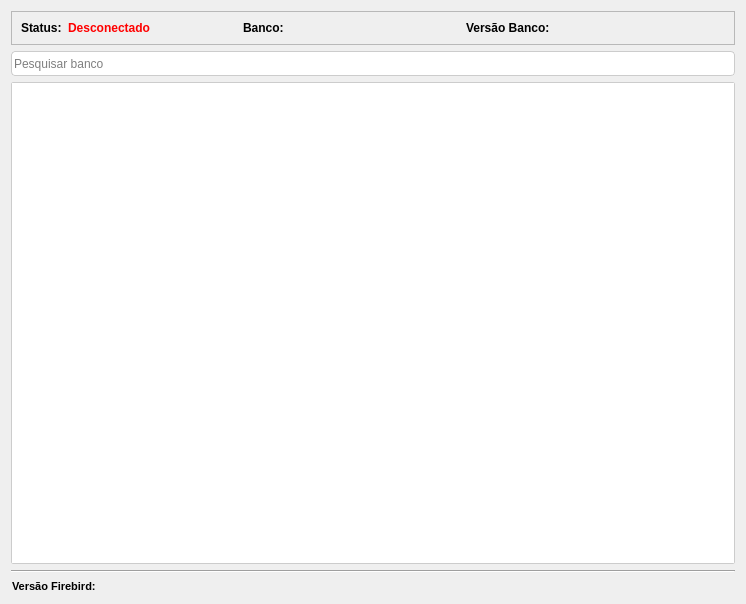
<?xml version="1.0" encoding="UTF-8"?>
<ui version="4.0">
 <class>ManageDatabaseScreen</class>
 <widget class="QWidget" name="ManageDatabaseScreen">
  <property name="geometry">
   <rect>
    <x>0</x>
    <y>0</y>
    <width>746</width>
    <height>604</height>
   </rect>
  </property>
  <property name="windowTitle">
   <string>Administrar Bancos</string>
  </property>
  <layout class="QGridLayout" name="gridLayout">
   <item row="0" column="0">
    <widget class="QFrame" name="headerFrame">
     <property name="font">
      <font>
       <family>Arial</family>
      </font>
     </property>
     <property name="frameShape">
      <enum>QFrame::StyledPanel</enum>
     </property>
     <property name="frameShadow">
      <enum>QFrame::Raised</enum>
     </property>
     <layout class="QGridLayout" name="gridLayout_3">
      <item row="0" column="0">
       <widget class="QLabel" name="lblStatus">
        <property name="sizePolicy">
         <sizepolicy hsizetype="Fixed" vsizetype="Preferred">
          <horstretch>0</horstretch>
          <verstretch>0</verstretch>
         </sizepolicy>
        </property>
        <property name="font">
         <font>
          <family>Arial</family>
          <pointsize>9</pointsize>
          <weight>75</weight>
          <bold>true</bold>
          <underline>false</underline>
          <strikeout>false</strikeout>
          <stylestrategy>PreferDefault</stylestrategy>
          <kerning>false</kerning>
         </font>
        </property>
        <property name="text">
         <string>Status:</string>
        </property>
       </widget>
      </item>
      <item row="0" column="2">
       <widget class="QLabel" name="lblDatabase">
        <property name="sizePolicy">
         <sizepolicy hsizetype="Fixed" vsizetype="Preferred">
          <horstretch>0</horstretch>
          <verstretch>0</verstretch>
         </sizepolicy>
        </property>
        <property name="font">
         <font>
          <family>Arial</family>
          <pointsize>9</pointsize>
          <weight>75</weight>
          <bold>true</bold>
         </font>
        </property>
        <property name="text">
         <string>Banco:</string>
        </property>
       </widget>
      </item>
      <item row="0" column="4">
       <widget class="QLabel" name="lblDatabaseV">
        <property name="sizePolicy">
         <sizepolicy hsizetype="Fixed" vsizetype="Preferred">
          <horstretch>0</horstretch>
          <verstretch>0</verstretch>
         </sizepolicy>
        </property>
        <property name="font">
         <font>
          <family>Arial</family>
          <pointsize>9</pointsize>
          <weight>75</weight>
          <bold>true</bold>
         </font>
        </property>
        <property name="text">
         <string>Versão Banco:</string>
        </property>
       </widget>
      </item>
      <item row="0" column="3">
       <widget class="QLabel" name="lblDatabaseConnected">
        <property name="font">
         <font>
          <family>Arial</family>
          <weight>50</weight>
          <bold>false</bold>
         </font>
        </property>
        <property name="text">
         <string/>
        </property>
       </widget>
      </item>
      <item row="0" column="1">
       <widget class="QLabel" name="lblConnectionStatus">
        <property name="font">
         <font>
          <family>Arial</family>
          <weight>75</weight>
          <bold>true</bold>
         </font>
        </property>
        <property name="styleSheet">
         <string notr="true">color: red;</string>
        </property>
        <property name="text">
         <string>Desconectado</string>
        </property>
       </widget>
      </item>
      <item row="0" column="5">
       <widget class="QLabel" name="lblDatabaseVersion">
        <property name="font">
         <font>
          <family>Arial</family>
          <weight>50</weight>
          <bold>false</bold>
         </font>
        </property>
        <property name="text">
         <string/>
        </property>
       </widget>
      </item>
     </layout>
    </widget>
   </item>
   <item row="1" column="0">
    <widget class="QLineEdit" name="txtFilterDatabase">
     <property name="minimumSize">
      <size>
       <width>0</width>
       <height>25</height>
      </size>
     </property>
     <property name="styleSheet">
      <string notr="true">border: 0.5px  solid #CCCCCC;
border-radius: 4px;
</string>
     </property>
     <property name="placeholderText">
      <string>Pesquisar banco</string>
     </property>
    </widget>
   </item>
   <item row="2" column="0">
    <widget class="QScrollArea" name="scrollArea">
     <property name="styleSheet">
      <string notr="true">border-radius: 2px; border: 1px solid #cccccc;</string>
     </property>
     <property name="widgetResizable">
      <bool>true</bool>
     </property>
     <widget class="QWidget" name="scrollAreaWidgetContents">
      <property name="geometry">
       <rect>
        <x>0</x>
        <y>0</y>
        <width>722</width>
        <height>466</height>
       </rect>
      </property>
      <property name="styleSheet">
       <string notr="true">border: 0;</string>
      </property>
      <layout class="QGridLayout" name="gridLayout_2">
       <property name="leftMargin">
        <number>0</number>
       </property>
       <property name="topMargin">
        <number>0</number>
       </property>
       <property name="rightMargin">
        <number>0</number>
       </property>
       <property name="bottomMargin">
        <number>0</number>
       </property>
       <item row="1" column="0">
        <widget class="QListWidget" name="databaseList">
         <property name="frameShadow">
          <enum>QFrame::Plain</enum>
         </property>
         <property name="lineWidth">
          <number>0</number>
         </property>
        </widget>
       </item>
      </layout>
     </widget>
    </widget>
   </item>
   <item row="4" column="0">
    <widget class="QFrame" name="footerFrame">
     <property name="enabled">
      <bool>true</bool>
     </property>
     <property name="sizePolicy">
      <sizepolicy hsizetype="Preferred" vsizetype="Minimum">
       <horstretch>0</horstretch>
       <verstretch>0</verstretch>
      </sizepolicy>
     </property>
     <property name="frameShape">
      <enum>QFrame::NoFrame</enum>
     </property>
     <property name="frameShadow">
      <enum>QFrame::Plain</enum>
     </property>
     <property name="lineWidth">
      <number>1</number>
     </property>
     <layout class="QGridLayout" name="gridLayout_4">
      <property name="leftMargin">
       <number>1</number>
      </property>
      <property name="topMargin">
       <number>0</number>
      </property>
      <property name="rightMargin">
       <number>0</number>
      </property>
      <property name="bottomMargin">
       <number>0</number>
      </property>
      <item row="0" column="0">
       <widget class="QLabel" name="lblFirebirdV">
        <property name="sizePolicy">
         <sizepolicy hsizetype="Fixed" vsizetype="Preferred">
          <horstretch>0</horstretch>
          <verstretch>0</verstretch>
         </sizepolicy>
        </property>
        <property name="font">
         <font>
          <family>Arial</family>
          <pointsize>8</pointsize>
          <weight>75</weight>
          <bold>true</bold>
         </font>
        </property>
        <property name="text">
         <string>Versão Firebird:</string>
        </property>
        <property name="textFormat">
         <enum>Qt::AutoText</enum>
        </property>
        <property name="alignment">
         <set>Qt::AlignLeading|Qt::AlignLeft|Qt::AlignVCenter</set>
        </property>
       </widget>
      </item>
      <item row="0" column="1">
       <widget class="QLabel" name="lblFirebirdVersion">
        <property name="sizePolicy">
         <sizepolicy hsizetype="Minimum" vsizetype="Minimum">
          <horstretch>0</horstretch>
          <verstretch>0</verstretch>
         </sizepolicy>
        </property>
        <property name="frameShadow">
         <enum>QFrame::Sunken</enum>
        </property>
        <property name="text">
         <string/>
        </property>
       </widget>
      </item>
     </layout>
    </widget>
   </item>
   <item row="3" column="0">
    <widget class="Line" name="line">
     <property name="frameShadow">
      <enum>QFrame::Sunken</enum>
     </property>
     <property name="orientation">
      <enum>Qt::Horizontal</enum>
     </property>
    </widget>
   </item>
  </layout>
 </widget>
 <resources/>
 <connections/>
</ui>
